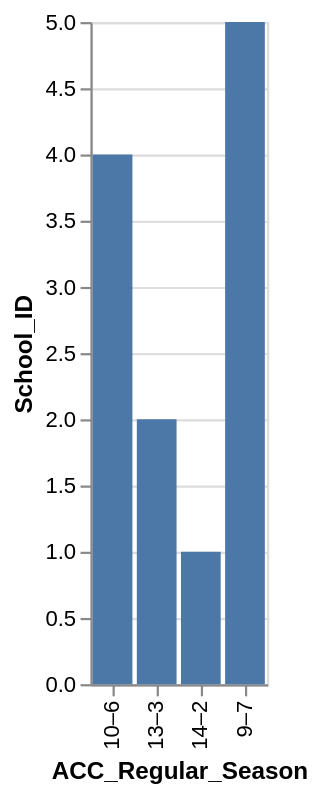

Here is the Vega-Lite specification saved for this chart:
### Vega-Lite specification from a JSON file in a GitHub repository (floating-point values rounded to 4 significant figures)
{"data": {"values": [{"x_data": "14–2", "y_data": 1}, {"x_data": "13–3", "y_data": 2}, {"x_data": "10–6", "y_data": 4}, {"x_data": "9–7", "y_data": 5}]}, "mark": "bar", "encoding": {"x": {"field": "x_data", "type": "nominal", "title": "ACC_Regular_Season", "sort": "ascending"}, "y": {"field": "y_data", "type": "quantitative", "title": "School_ID"}}}
